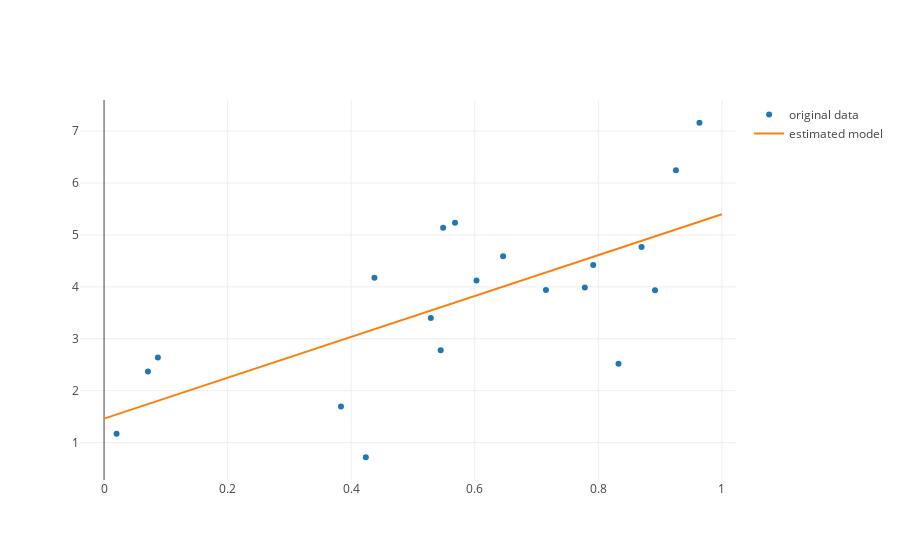

The cell this chart's notebook holds for it:
### Markdown cell above
As above, we can plot a line of best fit:

### Code cell
lin_reg = LinearRegression()
lin_reg.fit(X, y)

X_all = np.linspace(0, 1, 100)[:, np.newaxis]
y_predict = lin_reg.predict(X_all)

iplot([
        go.Scatter(x=X.ravel(), y=y, mode='markers', name='original data'),
        go.Scatter(x=X_all.ravel(), y=y_predict, name='estimated model')
    ])
